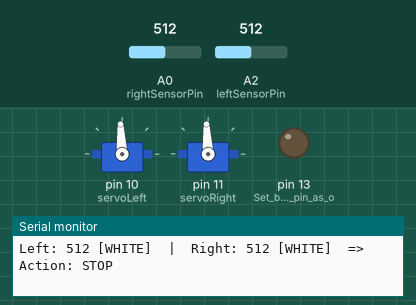
This sketch was run on a simulated Arduino Uno, built with avr-gcc and run on an emulated ATmega328P. On the bench: 2 × servo, output pins drawn as LEDs (lit = HIGH), the last lines printed to the serial monitor. Inputs (shaded band) come from the test bench; at power-on: A0 (rightSensorPin) = 512, A2 (leftSensorPin) = 512.

Above: at 1.2 s.
1.3 s: A0 (rightSensorPin) set to 111
2.8 s: A0 (rightSensorPin) set to 92
At 4.0 s:
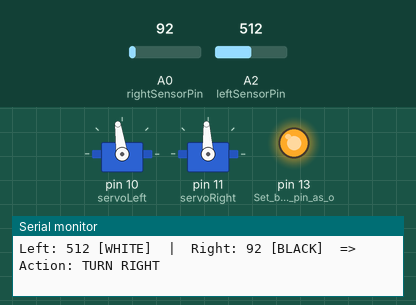
4.3 s: A2 (leftSensorPin) set to 90
At 5.5 s:
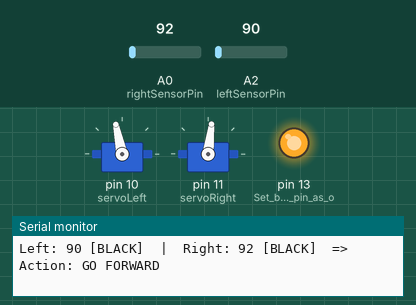
5.8 s: A2 (leftSensorPin) set to 110
At 7.2 s:
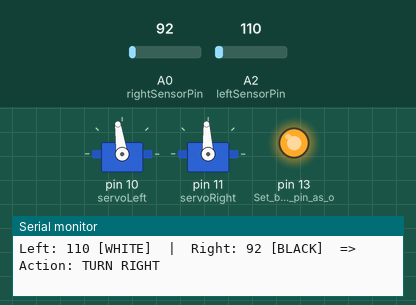
8.8 s: A0 (rightSensorPin) set to 110
At 10.3 s:
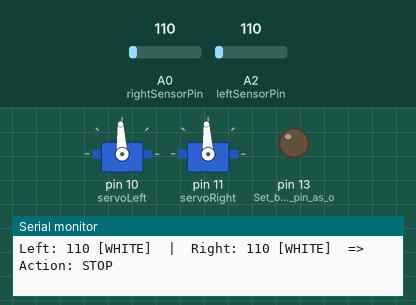
11.8 s: A0 (rightSensorPin) set to 90
At 13.3 s:
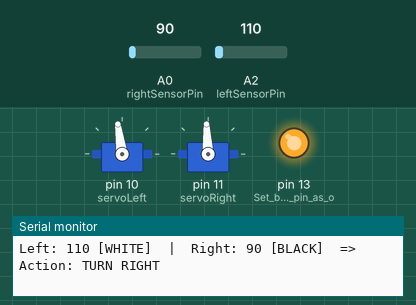
Timing chart, 0 to 14.4 s (numbered marks = the images above; inputs shaded):
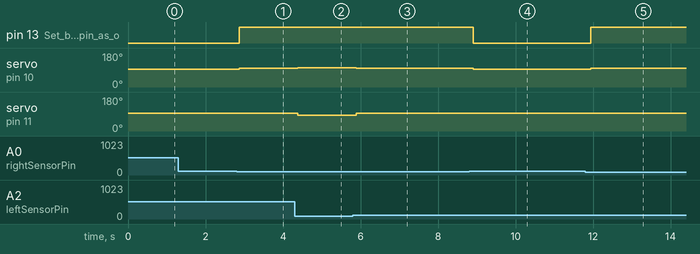

Measured:
- the behaviour switches between 100 and 99 on A0 (rightSensorPin) (found by bisection; images 0 and 1)
- after the input at 2.8 s, pin 13 (Set_built-in_LED_pin_as_o): LOW → HIGH after 0.07 s; servo on pin 10 (servoLeft): 93° → 98° after 0.07 s
- after the input at 4.3 s, servo on pin 10 (servoLeft): 98° → 102° after 0.08 s; servo on pin 11 (servoRight): 93° → 83° after 0.08 s
- after the input at 5.8 s, servo on pin 10 (servoLeft): 102° → 98° after 0.09 s; servo on pin 11 (servoRight): 83° → 93° after 0.09 s
- after the input at 8.8 s, pin 13 (Set_built-in_LED_pin_as_o): HIGH → LOW after 0.12 s; servo on pin 10 (servoLeft): 98° → 93° after 0.12 s
- after the input at 11.8 s, pin 13 (Set_built-in_LED_pin_as_o): LOW → HIGH after 0.14 s; servo on pin 10 (servoLeft): 93° → 98° after 0.14 s

The sketch:

based_code.ino
```cpp
#include <Servo.h>  // Include the Servo library

Servo servoLeft;
Servo servoRight;

const int leftSensorPin = A2;   // Left infrared sensor connected to analog pin A2
const int rightSensorPin = A0;  // Right infrared sensor connected to analog pin A0

const int threshold = 100;      // Threshold value to distinguish between black and white surfaces

void setup() {
  Serial.begin(9600);                // Initialize serial communication for debugging
  pinMode(LED_BUILTIN, OUTPUT);     // Set built-in LED pin as output

  servoLeft.attach(10);   // Attach left servo to digital pin 10
  servoRight.attach(11);  // Attach right servo to digital pin 11
}

void loop() {
  // Read analog values from the sensors
  int leftValue = analogRead(leftSensorPin);
  int rightValue = analogRead(rightSensorPin);

  // Determine whether each sensor is over a black line
  bool leftOnLine = leftValue < threshold;
  bool rightOnLine = rightValue < threshold;

  // Print sensor values and status
  Serial.print("Left: ");
  Serial.print(leftValue);
  Serial.print(leftOnLine ? " [BLACK]" : " [WHITE]");
  Serial.print("  |  Right: ");
  Serial.print(rightValue);
  Serial.print(rightOnLine ? " [BLACK]" : " [WHITE]");
  Serial.print("  => Action: ");

  // Decide movement based on sensor states
  if (leftOnLine && rightOnLine) {
    Serial.println("GO FORWARD");
    goForward();  // Both sensors on black → move forward
  } else if (leftOnLine && !rightOnLine) {
    Serial.println("TURN LEFT");
    turnLeft();   // Left sensor on black, right on white → turn left
  } else if (!leftOnLine && rightOnLine) {
    Serial.println("TURN RIGHT");
    turnRight();  // Right sensor on black, left on white → turn right
  } else {
    Serial.println("STOP");
    stopMotors(); // Both sensors on white → stop
  }

  delay(150);  // Sampling interval delay
}

// Movement control functions

void goForward() {
  digitalWrite(LED_BUILTIN, HIGH);  // Turn on LED to indicate action
  servoLeft.writeMicroseconds(1600);  // Left wheel forward
  servoRight.writeMicroseconds(1400); // Right wheel forward
}

void turnLeft() {
  digitalWrite(LED_BUILTIN, HIGH);
  servoLeft.writeMicroseconds(1500);   // Stop left wheel
  servoRight.writeMicroseconds(1450);  // Move right wheel forward slowly
}

void turnRight() {
  digitalWrite(LED_BUILTIN, HIGH);
  servoLeft.writeMicroseconds(1550);   // Move left wheel forward slowly
  servoRight.writeMicroseconds(1500);  // Stop right wheel
}

void stopMotors() {
  digitalWrite(LED_BUILTIN, LOW);   // Turn off LED
  servoLeft.writeMicroseconds(1500); // Stop left servo
  servoRight.writeMicroseconds(1500); // Stop right servo
}
```
